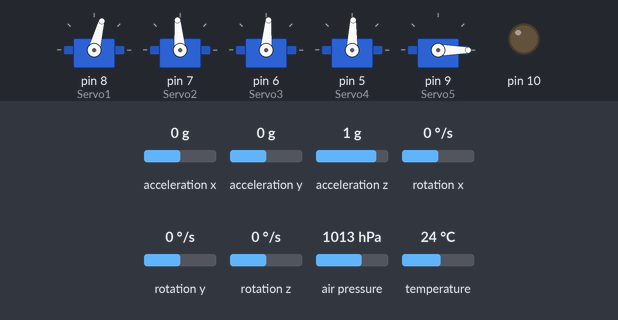
Bench run of a program on a simulated Arduino Nano, built with avr-gcc and run on an emulated ATmega328P. Parts: 5 × servo, output pins drawn as LEDs (lit = HIGH). The test bench sets the inputs (shaded band); at power-on: acceleration x 0 g, acceleration z 1 g, acceleration y 0 g, rotation x 0 °/s, rotation y 0 °/s, rotation z 0 °/s, air pressure 1013 hPa, temperature 24 °C. Storage starts empty; what the program prints to the serial monitor is not drawn.

Above: at 6.9 s.
7.0 s: acceleration x set to -1.4 g
10.0 s: acceleration z set to 1.3 g
13.0 s: acceleration z set to 1.5 g
At 13.5 s:
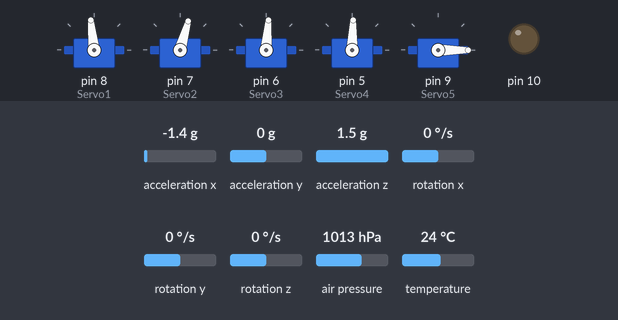
14.5 s: acceleration y set to -0.2 g
At 17.3 s:
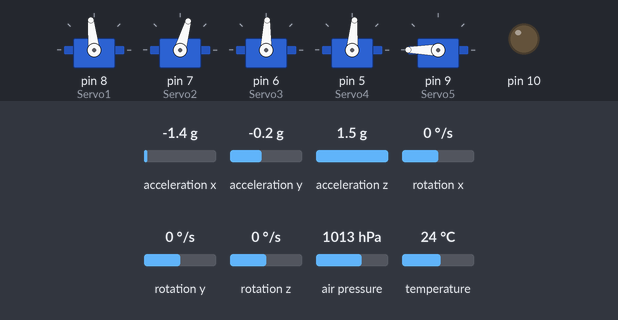
17.5 s: acceleration x set to 0 g
At 18.6 s:
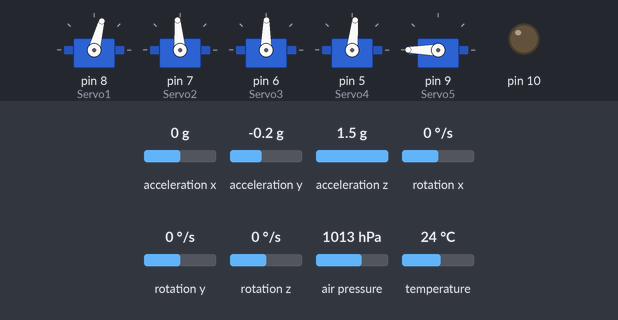
19.0 s: acceleration y set to 0.8 g
At 19.4 s:
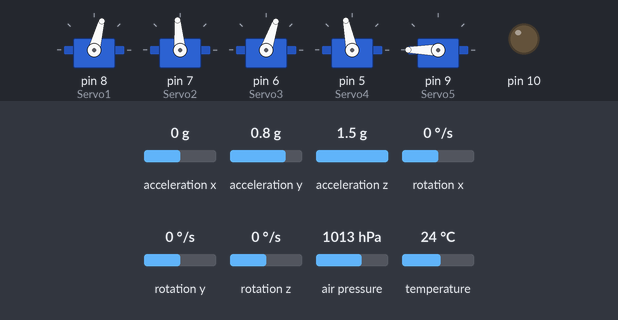
Timing chart, 0 to 21.5 s (numbered marks = the images above; inputs shaded):
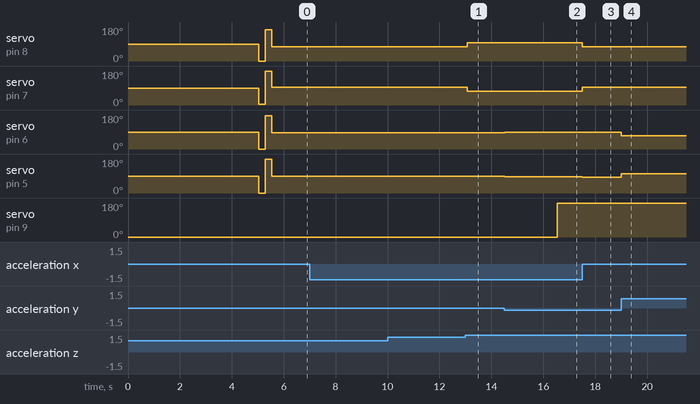

Measured:
- the behaviour switches between 1.4 and 1.5 g on acceleration z (found by bisection; images 0 and 1)
- the behaviour switches between 0 and -0.1 g on acceleration y (found by bisection; images 1 and 2)
- after the input at 7.0 s, every drawn part: stays the same
- after the input at 10.0 s, every drawn part: stays the same
- after the input at 13.0 s, servo on pin 8 (Servo1): 75° → 96° after 0.06 s; servo on pin 7 (Servo2): 95° → 74° after 0.06 s
- after the input at 14.5 s, servo on pin 6 (Servo3): 85° → 88° at once; servo on pin 5 (Servo4): 88° → 85° at once
- after the input at 17.5 s, servo on pin 8 (Servo1): 96° → 75° at once; servo on pin 7 (Servo2): 74° → 95° at once; servo on pin 6 (Servo3): 88° → 89° at once; servo on pin 5 (Servo4): 85° → 84° at once
- after the input at 19.0 s, servo on pin 6 (Servo3): 89° → 71° at once; servo on pin 5 (Servo4): 84° → 102° at once

The program:

main.cpp
```cpp
#include <Arduino.h>
#include <Wire.h>
#include <Adafruit_BMP280.h>
#include <SD.h>
#include <SPI.h>
#include <MPU6050_light.h>
#include <Servo.h>

const float AltitudeUncertainty = 1;
const int8_t Servo1Offset = 15, Servo2Offset = 5, Servo3Offset = 5, Servo4Offset = -2;

Adafruit_BMP280 BMPSensor;
File FileHandler;
MPU6050 Gyroscrope(Wire);
Servo Servo1; //.
Servo Servo2; //.
Servo Servo3; //.
Servo Servo4; //.. control servos
Servo Servo5; //recovery system servo
String Data = "";
uint64_t timer = 0;

float AngleRoll = 0, AnglePitch = 0, AngleYaw = 0;

float StartingAltitude = -1000;
float Altitude = 0;
float MaxAltitude = 0;
float DeltaAltitude = 0;
float DeltaMaxAltitude = 0;
float Temperature = 0;
float Pressure = 0;
bool FilePresent = true;
bool Launched = false;
bool RecoveryDeployed = false;

uint64_t MainStartTime = 0;

void SetupSensors()
{
  //sets up i2c coms
  Wire.setClock(400000);

  //sets up gyro
  Gyroscrope.begin();
  delay(1000);
  Gyroscrope.calcOffsets();
  delay(1000);

  //Sets of bmp sensor and relavent variables
  BMPSensor.begin();
  StartingAltitude = BMPSensor.readAltitude();

  //sets up serial coms
  Serial.begin(57600);
  Serial.print("Starting Altitude/m: "); Serial.println(StartingAltitude);
  delay(1000);

  //sets up file for writing too
  pinMode(10, OUTPUT);
  Serial.print("Initializing SD card...");

  if (SD.begin(10))
  {
    Serial.println("initialization success!");
  }
  else
  {
    Serial.println("initialization failed!");
  }

  FileHandler = SD.open("DATA.txt", FILE_WRITE | O_TRUNC);
  if (FileHandler)
  {
    FileHandler.print("Starting Altitude/m: "); FileHandler.println(StartingAltitude);
    Serial.println("Starting alt written to file");
  }
  else
  {
    FilePresent = false;
    Serial.println("Can't write to file");
  }
  FileHandler.close();
}

void SetupServos()
{
  //sets up the servos
  Servo1.attach(8);
  Servo2.attach(7);
  Servo3.attach(6);
  Servo4.attach(5);
  Servo5.attach(9);
  Servo5.write(0);
  delay(1000);

  // quickly tests each servo to make sure visibly that their power source is sufficient
  Servo1.write(0 - Servo1Offset);
  Servo2.write(0 + Servo2Offset);
  Servo3.write(0 - Servo3Offset);
  Servo4.write(0 + Servo4Offset);
  delay(250);
  Servo1.write(180 - Servo1Offset);
  Servo2.write(180 + Servo2Offset);
  Servo3.write(180 - Servo3Offset);
  Servo4.write(180 + Servo4Offset);
  delay(250);
  Servo1.write(90 - Servo1Offset);
  Servo2.write(90 + Servo2Offset);
  Servo3.write(90 - Servo3Offset);
  Servo4.write(90 + Servo4Offset);
  delay(250);
}

void setup()
{
  SetupSensors();
  SetupServos();

  MainStartTime = millis();
}

void RetrieveGyroData()
{
  //updates gyro and gets angles
  Gyroscrope.update();
  AngleRoll = Gyroscrope.getAngleZ();
  AnglePitch = Gyroscrope.getAngleY();
  AngleYaw = Gyroscrope.getAngleX();
}

void RetrieveBMPSensorData()
{
  //retrieves sensor data
  Temperature = BMPSensor.readTemperature();
  Pressure = BMPSensor.readPressure();
  Altitude = BMPSensor.readAltitude();
  DeltaAltitude = abs(Altitude - StartingAltitude);
}

void DeployRecoverySystem()
{
  //moves an internal servo that will push the nose cone of dragging the shoot out
  Servo5.write(180);
  Serial.println("Recovery Deployed!");
  FileHandler = SD.open("DATA.txt", FILE_WRITE);
  if (FileHandler)
  {
    FileHandler.println("   RECOVERY DEPLOYED   ");
  }
  FileHandler.close();
}

void LogData()
{
  //writes all relavent variables to a file
  if ((millis() - timer) > 200)
  {
    FileHandler = SD.open("DATA.txt", FILE_WRITE);
    if (FileHandler)
    {
      FileHandler.print("Time/ms: "); FileHandler.print(millis()); FileHandler.print(" ");
      FileHandler.print("Alt/m: "); FileHandler.print(Altitude); FileHandler.print(" ");
      FileHandler.print("Delta Alt/m: "); FileHandler.print(DeltaAltitude); FileHandler.print(" ");
      FileHandler.print("Max Alt/m: "); FileHandler.print(MaxAltitude); FileHandler.print(" ");
      FileHandler.print("Delta Max Alt/m: "); FileHandler.print(DeltaMaxAltitude); FileHandler.print(" ");
      FileHandler.print("Temp/'C: "); FileHandler.print(Temperature); FileHandler.print(" ");
      FileHandler.print("Pre/hPa: "); FileHandler.print(Pressure); FileHandler.print(" ");
      FileHandler.print("Yaw/' "); FileHandler.print(AngleYaw); FileHandler.print(" ");
      FileHandler.print("Pitch/': "); FileHandler.print(AnglePitch); FileHandler.print(" ");
      FileHandler.print("Roll/': "); FileHandler.print(AngleRoll); FileHandler.println(" ");
    }
    else
    {
      Serial.print(" Failed to write data ");
      FilePresent = false;
    }
    FileHandler.close();
    timer = millis();
  }
}

void OutputOnSerial()
{

  Serial.print("accX/g "); Serial.print(Gyroscrope.getAccX()); Serial.print(" ");
  Serial.print("accY/g "); Serial.print(Gyroscrope.getAccY()); Serial.print(" ");
  Serial.print("accZ/g "); Serial.print(Gyroscrope.getAccZ()); Serial.print(" ");
  Serial.print("Time/ms: "); Serial.print(millis()); Serial.print(" ");
  Serial.print("Alt/m: "); Serial.print(Altitude); Serial.print(" ");
  Serial.print("Delta Alt/m: "); Serial.print(DeltaAltitude); Serial.print(" ");
  Serial.print("Max Alt/m: "); Serial.print(MaxAltitude); Serial.print(" ");
  Serial.print("Delta Max Alt/m: "); Serial.print(DeltaMaxAltitude); Serial.print(" ");
  Serial.print("Temp/'C: "); Serial.print(Temperature); Serial.print(" ");
  Serial.print("Pre/hPa: "); Serial.print(Pressure); Serial.print(" ");
  Serial.print("Yaw/' "); Serial.print(AngleYaw); Serial.print(" ");
  Serial.print("Pitch/': "); Serial.print(AnglePitch); Serial.print(" ");
  Serial.print("Roll/': "); Serial.print(AngleRoll); Serial.println(" ");
}

void loop()
{
  RetrieveGyroData();
  if (Launched == true)
  {
    Servo1.write(map(AnglePitch, -180, 180, 0, 180) - Servo1Offset);
    Servo2.write(map(AnglePitch, -180, 180, 180, 0) + Servo2Offset);
    Servo3.write(map(AngleYaw, -180, 180, 180, 0) - Servo3Offset);
    Servo4.write(map(AngleYaw, -180, 180, 0, 180) + Servo4Offset);

    if (Altitude > MaxAltitude)
    {
      MaxAltitude = Altitude;
      DeltaMaxAltitude = MaxAltitude - StartingAltitude;
    }
    //checks to see if the altitude is decreasing
    //if ((DeltaAltitude < (DeltaMaxAltitude - AltitudeUncertainty)) || ((millis() - MainStartTime) > 3500))
    if ((RecoveryDeployed == false) && ((millis() - MainStartTime) > 3500))
    {
      RecoveryDeployed = true;
      DeployRecoverySystem();
    }

    RetrieveBMPSensorData();
    if (FilePresent == true)
    {
      LogData();
    }
  }
  else
  {
    if ((abs(Gyroscrope.getAccZ()) > 1.4))// || (abs(Gyroscrope.getAccX()) < 0.9) || (abs(Gyroscrope.getAccY()) < 0.9))
    {
      //Gyroscrope.calcOffsets();
      Launched = true;
      MainStartTime = millis();
    }
  }

  OutputOnSerial();

}
```
